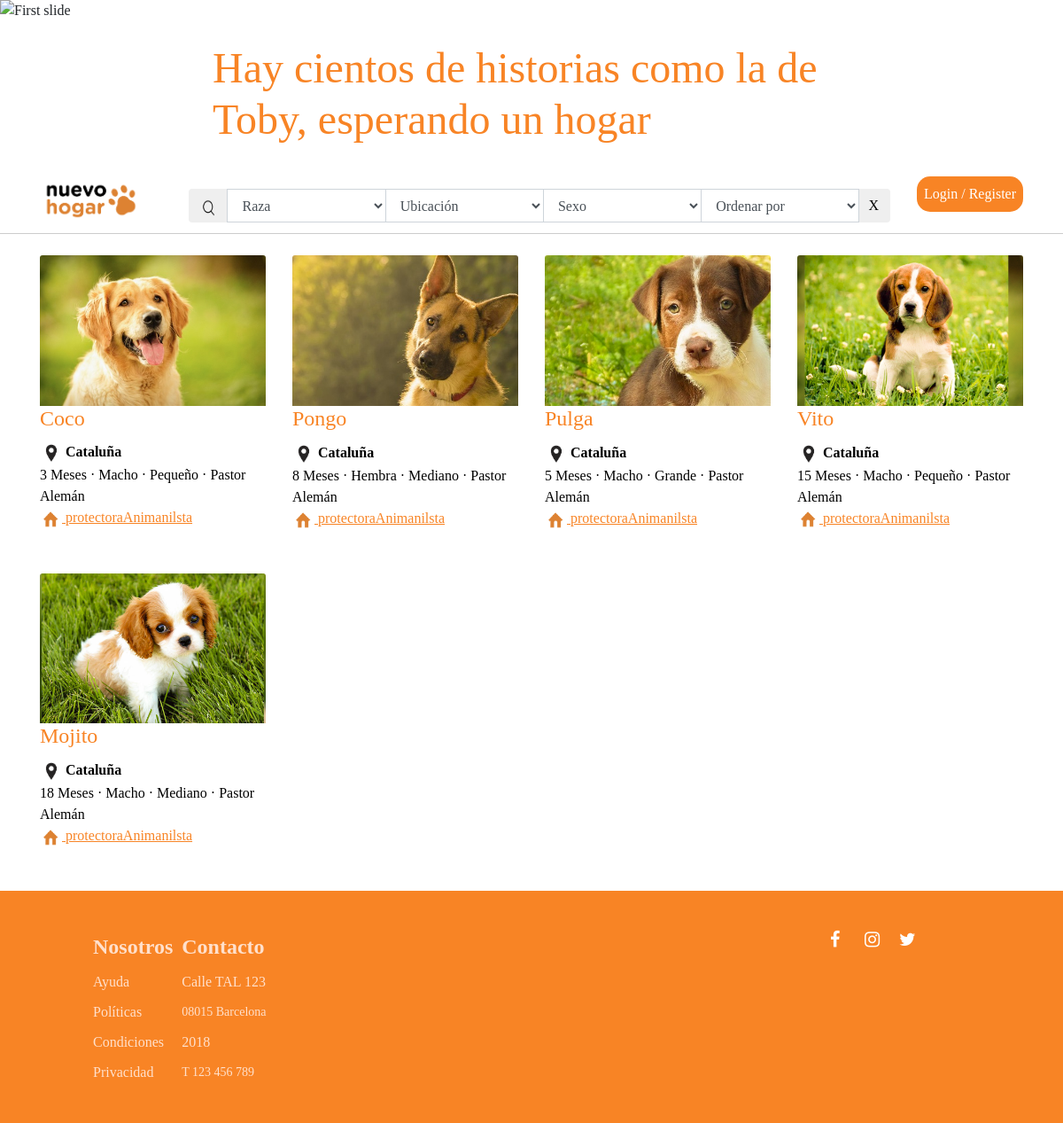
The page /Diego/index.php on the database its author committed.
### tables this page shows
CREATE TABLE mascota(
  idMascota int(5) NOT NULL auto_increment primary key,
  tipoAnimal ENUM('PERRO','GATO') NOT NULL,
  nombre varchar(30) NOT NULL,
  raza int(2) NOT NULL,
  edat int(2) NOT NULL CHECK(0<edat<20),
  unidadEdad ENUM('Meses','Años') NOT NULL,
  tamaño ENUM('Pequeño','Mediano','Grande') NOT NULL,
  sexo ENUM('Macho','Hembra') NOT NULL,
  castrado ENUM('Si','No') NOT NULL,
  urgente ENUM('Si','No') NOT NULL,
  idProtectora int(5) NOT NULL,
  descripcion varchar(500) NOT NULL,
  imagenPerfil varchar(50) NOT NULL,
  imagen1 varchar(50) NOT NULL,
  imagen2 varchar(50) NOT NULL
);

CREATE TABLE comunidades (
  idComunidad int(5) NOT NULL PRIMARY KEY,
  comunidad varchar(255) NOT NULL
);

CREATE TABLE raza(
  idRaza int(2) NOT NULL auto_increment primary key,
  especie ENUM('PERRO','GATO') NOT NULL,
  nombre varchar(30) NOT NULL
);

CREATE TABLE protectora(
  idProtectora int(5) NOT NULL auto_increment primary key,
  nombre varchar(30) NOT NULL,
  email varchar(30) NOT NULL,
  NIF varchar(9) NOT NULL UNIQUE,
  comunidad int(5) NOT NULL,
  direccion varchar(25) NOT NULL,
  telefono varchar(9) NOT NULL,
  contraseña varchar(40) NOT NULL,
  imagen_protectora varchar(50) NOT NULL,
  nombre_contacto varchar(30) NOT NULL,
  apellido_contacto varchar(30) NOT NULL,
  imagen_contacto varchar(50) NOT NULL,
  historia varchar(300) NOT NULL,
  equipo varchar(300) NOT NULL,
  horario varchar(20) NOT NULL
);

### Diego/barraDeBusqueda.php (the view, shortened to what this page needs)
<li id="searchbar" class="nav-item">
				<div class="container">
					<div class="col-sm-12 pull-center well">
						<form class="form-inline" action="results.php" method="post">
							<center>
								<div class="input-group custom-search-form">
									<span class="input-group-btn">
										<button class="btn btn-default" type="submit" name="submit">
											<img id="lupa" src="images/lupa.png" alt="lupa" width="20px" height="20px">
										</button>
									</span>
								<select name="raza" id="raza" class="form-control">
									<?php
									if(empty($_POST["raza"])){
										echo "<option value=\"default\" selected hidden>Raza</option>";
									}else if($_POST["raza"] == "default"){
										echo "<option value=\"default\" selected hidden>Raza</option>";
									}
									?>
								</select>
								<select name="ubicacion" class="form-control">
									<?php
									if(empty($_POST["ubicacion"])){
										echo "<option value=\"default\" selected hidden>Ubicación</option>";
									}else if($_POST["ubicacion"] == "default"){
										echo "<option value=\"default\" selected hidden>Ubicación</option>";
									}
									?>
								</select>
								<select name="sexo" class="form-control">
									<option value="default" selected hidden>Sexo</option>
								</select>
								<select name="filtro" class="form-control">
									<?php
									if(empty($_POST["filtro"])){
										echo "<option value=\"default\" selected hidden>Ordenar por</option>";
									}else if($_POST["filtro"] == "default"){
										echo "<option value=\"default\" selected hidden>Ordenar por</option>";
									}
									?>
								</select>
								<button id="reset" class="btn btn-default" type="reset" value="Reset">X</button>
							</div>
						</form>
					</div>
				</div>
			</li>

### Diego/todosAnimales.php (shortened to what this page needs)
<?php
	$servername = "localhost";
	$username = "root";
	$password = "1234";
	$dbname = "pethome";
	$conn = new mysqli($servername, $username, $password, $dbname);
	$conn->set_charset("utf8");
	$sql = "SELECT * FROM mascota";
	$result = mysqli_query($conn, $sql);
	$cont = 0;
	$sql2 = "SELECT COUNT(*) FROM mascota";
	$result2 = mysqli_query($conn, $sql2);
	$contSQL = mysqli_fetch_row($result2);
	$num_filas = $contSQL[0];
	$idMascota = "idMascota";
	$idProtectora = "idProtectora";
	$comunidad = "comunidad";
	$imagenPerfil = "imagenPerfil";
	$nombre = "nombre";
	$edad = "edat";
	$unidadEdad = "unidadEdad";
	$sexo = "sexo";
	$tamaño = "tamaño";
	$raza = "raza";
	$urgente = "urgente";
	if ($num_filas > 0) {
		while ($line = mysqli_fetch_array($result)) {
		    if($cont == 0){
		    echo "<div class=container>
      				<div class=row>";
		    }
			$sql3 = "SELECT nombre, comunidad FROM protectora WHERE idProtectora = ".$line[$idProtectora]."";
			$result3 = mysqli_query($conn, $sql3);
			$comunidadProtectora = "";
			$nombreProtectora = "";
			while ($line2 = mysqli_fetch_array($result3)){
					$nombreProtectora = $line2[$nombre];
					$sql4 = "SELECT comunidad FROM comunidades WHERE idComunidad = ".$line2[$comunidad]."";
					$result4 = mysqli_query($conn, $sql4);
					while ($line3 = mysqli_fetch_array($result4)){
						$comunidadProtectora = $line3[$comunidad];
					}
			}
			$sql3 = "SELECT nombre FROM raza WHERE idRaza = ".$line[$raza]."";
			$result3 = mysqli_query($conn, $sql3);
			$razaPerro = "";
			while ($line2 = mysqli_fetch_array($result3)){
				$razaPerro = $line2[$nombre];
			}
			if(strcmp($line[$urgente],"Si")==0)
				echo "<div class=col-xl-3 col-lg-4 col-md-6 col-sm-12 card id=pruebaUrgente style=width: 20rem;>
		          <a href=animal.php?id=".$line[$idMascota].">
		          	<img class=card-img-top src=".$line[$imagenPerfil]." alt=Card image cap>
		          </a>
		          <p><b>¡URGENTE!</b></p>
		          <div class=card-block>
		          <h4 class=card-title style=color:#F88425;>".$line[$nombre]."</h4>
		            <p class=card-text><img src=images/ubicacion.png width=25px height=25px alt=iconoUbicacion> <b>".$comunidadProtectora."</b></br>
		            ".$line[$edad]." ".$line[$unidadEdad]." · ".$line[$sexo]." · ".$line[$tamaño]." · ".$razaPerro."</br>
		            <a href=protectora.php?id=".$line[$idProtectora].">
                  <u style = color:#F88425;><img src=images/caseta.png width=25px height=25px alt=iconoUbicacion>".$nombreProtectora."</u>
                </a>
		          </div>
		        </div>";
		    else
				echo "<div class=col-xl-3 col-lg-4 col-md-6 col-sm-12 card style=width: 20rem; onclick=frankmodal(".$line[$idMascota].")>
		          <a href=animal.php?id=".$line[$idMascota].">
		          	<img class=card-img-top src=".$line[$imagenPerfil]." alt=Card image cap>
		          </a>
		          <div class=card-block>
		          <h4 class=card-title style=color:#F88425;>".$line[$nombre]."</u></h4>
		            <p class=card-text><img src=images/ubicacion.png width=25px height=25px alt=iconoUbicacion> <b>".$comunidadProtectora."</b></br>
		            ".$line[$edad]." ".$line[$unidadEdad]." · ".$line[$sexo]." · ".$line[$tamaño]." · ".$razaPerro."</br>
                <a href=protectora.php?id=".$line[$idProtectora].">
		              <u style = color:#F88425;><img src=images/caseta.png width=25px height=25px alt=iconoUbicacion> ".$nombreProtectora."</u>
                </a>
		          </div>
		        </div>";
		        $cont++;
		    if($cont == 4 or $num_filas == 1){
		    	 echo"</div>
	   			 </div></br></br>";
		    	$cont = 0;
		    }
		    $num_filas--;
		}
	}
?>

### Diego/css/css_DiegoMOD.css (style rules this page uses)
body, html { padding: 0; }
#raza { margin-left: -3px; }
#reset { margin-left: -3px; }
#searchbar { padding-top: 1.5%; }

### Diego/css/demo-xavi.css (style rules this page uses)
* { padding:0; margin:0; }

### Diego/css/estiloMurciano.css (style rules this page uses)
* { font-family:'Segoe UI Light'; padding:0; margin:0; }
p { color: black; }

### Diego/css/borderAlbert.css (style rules this page uses)
html { font-family: "Gotham Rounded"; }

### rows shown on the page
mascota: shows a picture, nombre "Coco", comunidades.comunidad "Cataluña", edat "3", unidadEdad "Meses", sexo "Macho", tamaño "Pequeño", raza.nombre "Pastor Alemán", idProtectora.nombre "protectoraAnimanilsta"
mascota: $line[$idMascota] 2 (drawn), shows a picture, nombre "Pongo", comunidades.comunidad "Cataluña", edat "8", unidadEdad "Meses", sexo "Hembra", tamaño "Mediano", raza.nombre "Pastor Alemán", idProtectora.nombre "protectoraAnimanilsta"
mascota: shows a picture, nombre "Pulga", comunidades.comunidad "Cataluña", edat "5", unidadEdad "Meses", sexo "Macho", tamaño "Grande", raza.nombre "Pastor Alemán", idProtectora.nombre "protectoraAnimanilsta"
mascota: shows a picture, nombre "Vito", comunidades.comunidad "Cataluña", edat "15", unidadEdad "Meses", sexo "Macho", tamaño "Pequeño", raza.nombre "Pastor Alemán", idProtectora.nombre "protectoraAnimanilsta"
mascota: shows a picture, nombre "Mojito", comunidades.comunidad "Cataluña", edat "18", unidadEdad "Meses", sexo "Macho", tamaño "Mediano", raza.nombre "Pastor Alemán", idProtectora.nombre "protectoraAnimanilsta"
